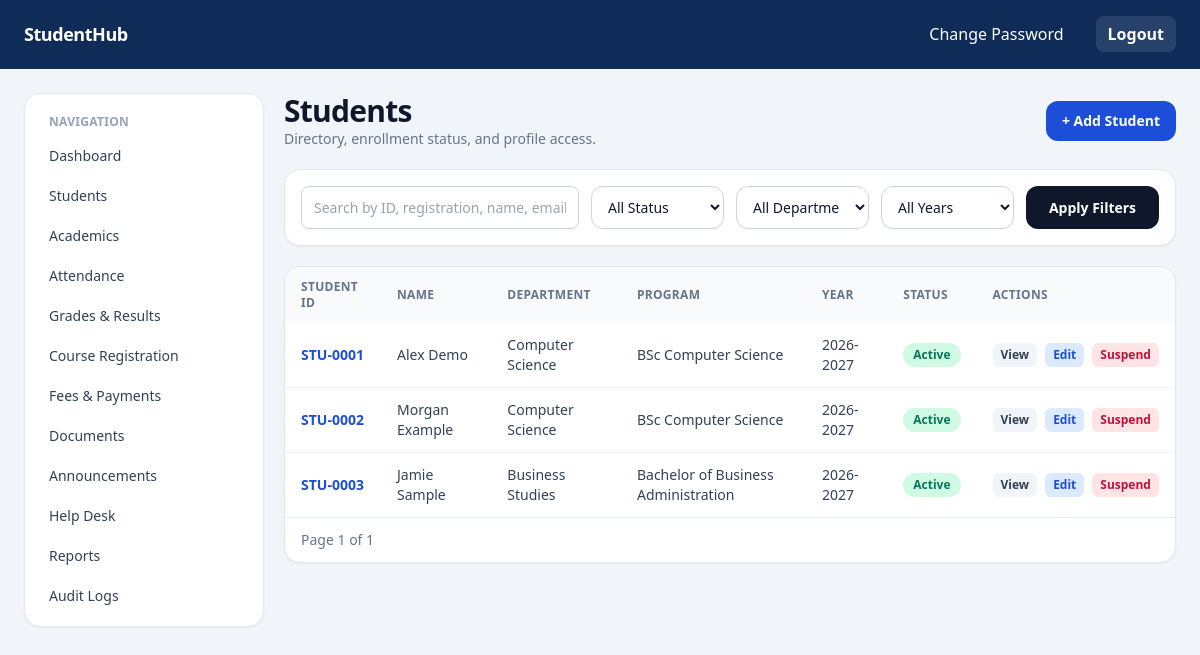
The page /students/ (signed in) on the database its author committed.
### students/models.py (models this page shows, shortened)
class Student(models.Model):
    class Gender(models.TextChoices):
        MALE = "male", "Male"
        FEMALE = "female", "Female"
        OTHER = "other", "Other"
    class Status(models.TextChoices):
        ACTIVE = "active", "Active"
        INACTIVE = "inactive", "Inactive"
        GRADUATED = "graduated", "Graduated"
        SUSPENDED = "suspended", "Suspended"
    user = models.OneToOneField(settings.AUTH_USER_MODEL, on_delete=models.CASCADE, related_name="student_profile")
    student_id = models.CharField(max_length=30, unique=True, db_index=True)
    first_name = models.CharField(max_length=100)
    middle_name = models.CharField(max_length=100, blank=True)
    last_name = models.CharField(max_length=100)
    date_of_birth = models.DateField(null=True, blank=True)
    gender = models.CharField(max_length=10, choices=Gender.choices, blank=True)
    nationality = models.CharField(max_length=100, blank=True)
    blood_group = models.CharField(max_length=5, blank=True)
    profile_photo = models.ImageField(
        upload_to=profile_photo_upload_to,
        blank=True,
        validators=[FileExtensionValidator(allowed_extensions=["jpg", "jpeg", "png", "webp"])],
    )
    registration_number = models.CharField(max_length=50, unique=True, db_index=True)
    department = models.ForeignKey("academics.Department", on_delete=models.PROTECT, null=True, blank=True, related_name="students")
    program = models.ForeignKey("academics.Program", on_delete=models.PROTECT, null=True, blank=True, related_name="students")
    academic_year = models.CharField(max_length=20, db_index=True)
    semester = models.CharField(max_length=20)
    enrollment_date = models.DateField(db_index=True)
    status = models.CharField(max_length=20, choices=Status.choices, default=Status.ACTIVE, db_index=True)
    created_at = models.DateTimeField(auto_now_add=True)
    updated_at = models.DateTimeField(auto_now=True)
    class Meta:
        indexes = [
            models.Index(fields=["last_name", "first_name"]),
            models.Index(fields=["department", "academic_year"], name="students_st_departm_906e53_idx"),
        ]

### academics/models.py (models this page shows, shortened)
class Department(models.Model):
    name = models.CharField(max_length=120, unique=True)
    code = models.CharField(max_length=20, unique=True)
    is_active = models.BooleanField(default=True)

class Program(models.Model):
    department = models.ForeignKey(Department, on_delete=models.PROTECT, related_name="programs")
    name = models.CharField(max_length=120)
    code = models.CharField(max_length=20, unique=True)
    duration_semesters = models.PositiveSmallIntegerField(default=8)
    is_active = models.BooleanField(default=True)
    class Meta:
        unique_together = ("department", "name")

### students/views.py (the view, shortened to what this page needs)
# urls.py: path("", views.student_list, name="list"),
@login_required
def student_list(request):
    if not _is_admin(request.user):
        return HttpResponseForbidden("Not allowed")
    qs = Student.objects.select_related("contact", "department", "program", "user").all()
    department_options = Department.objects.filter(is_active=True).order_by("name")
    q = request.GET.get("q", "").strip()
    status = request.GET.get("status", "").strip()
    department = request.GET.get("department", "").strip()
    academic_year = request.GET.get("academic_year", "").strip()
    if status:
        qs = qs.filter(status=status)
    if department:
        qs = qs.filter(department_id=department)
    if academic_year:
        qs = qs.filter(academic_year=academic_year)
    qs = qs.order_by("student_id")
    paginator = Paginator(qs, 15)
    page_obj = paginator.get_page(request.GET.get("page"))
    return render(
        request,
        "students/student_list.html",
        {
            "students": page_obj.object_list,
            "page_obj": page_obj,
            "department_options": department_options,
            "year_options": Student.objects.exclude(academic_year="").values_list("academic_year", flat=True).distinct().order_by("academic_year"),
        },
    )

### students/views.py (called while the page is built)
def _is_admin(user):
    return user.is_authenticated and (user.is_staff or user.role == "admin")

### templates/students/student_list.html (shortened to what this page needs)
{% extends 'base.html' %}
{% block content %}
<section class="space-y-5">
  <div class="flex flex-col gap-3 md:flex-row md:items-center md:justify-between">
    <div>
      <h1 class="text-3xl font-extrabold tracking-tight text-slate-900">Students</h1>
      <p class="text-sm text-slate-500">Directory, enrollment status, and profile access.</p>
    </div>
    <a href="/students/add/" class="inline-flex items-center justify-center rounded-xl bg-brand-700 px-4 py-2.5 text-sm font-bold text-white transition hover:bg-brand-900">+ Add Student</a>
  </div>
  <form class="grid gap-3 rounded-2xl border border-slate-200 bg-white p-4 shadow-sm md:grid-cols-6">
    <input class="md:col-span-2 w-full rounded-xl border border-slate-300 px-4 py-2.5 text-sm outline-none focus:border-brand-700 focus:ring-4 focus:ring-brand-100" name="q" value="{{ request.GET.q }}" placeholder="Search by ID, registration, name, email">
    <select class="w-full rounded-xl border border-slate-300 px-3 py-2.5 text-sm outline-none focus:border-brand-700 focus:ring-4 focus:ring-brand-100" name="status">
      <option value="">All Status</option>
    </select>
    <select class="w-full rounded-xl border border-slate-300 px-3 py-2.5 text-sm outline-none focus:border-brand-700 focus:ring-4 focus:ring-brand-100" name="department">
      <option value="">All Departments</option>
    </select>
    <select class="w-full rounded-xl border border-slate-300 px-3 py-2.5 text-sm outline-none focus:border-brand-700 focus:ring-4 focus:ring-brand-100" name="academic_year">
      <option value="">All Years</option>
    </select>
    <button class="rounded-xl bg-slate-900 px-4 py-2.5 text-sm font-bold text-white hover:bg-slate-700">Apply Filters</button>
  </form>
  <div class="overflow-hidden rounded-2xl border border-slate-200 bg-white shadow-sm">
    <div class="overflow-x-auto">
      <table class="min-w-full text-sm">
        <thead class="bg-slate-50 text-left text-xs uppercase tracking-wide text-slate-500">
          <tr>
            <th class="px-4 py-3">Student ID</th>
            <th class="px-4 py-3">Name</th>
            <th class="px-4 py-3">Department</th>
            <th class="px-4 py-3">Program</th>
            <th class="px-4 py-3">Year</th>
            <th class="px-4 py-3">Status</th>
            <th class="px-4 py-3">Actions</th>
          </tr>
        </thead>
        <tbody class="divide-y divide-slate-100">
          {% for s in students %}
          <tr class="transition hover:bg-slate-50/80">
            <td class="px-4 py-3 font-semibold"><a class="text-brand-700 hover:text-brand-900" href="/students/{{ s.id }}/">{{ s.student_id }}</a></td>
            <td class="px-4 py-3 text-slate-700">{{ s.first_name }} {{ s.last_name }}</td>
            <td class="px-4 py-3 text-slate-700">{{ s.department.name|default:"-" }}</td>
            <td class="px-4 py-3 text-slate-700">{{ s.program.name|default:"-" }}</td>
            <td class="px-4 py-3 text-slate-700">{{ s.academic_year }}</td>
            <td class="px-4 py-3">
              <span class="inline-flex rounded-full px-2.5 py-1 text-xs font-semibold {% if s.status == 'active' %}bg-emerald-100 text-emerald-700{% elif s.status == 'inactive' %}bg-amber-100 text-amber-700{% elif s.status == 'graduated' %}bg-blue-100 text-blue-700{% else %}bg-rose-100 text-rose-700{% endif %}">
                {{ s.get_status_display }}
              </span>
            </td>
            <td class="px-4 py-3">
              <div class="flex items-center gap-2">
                <a class="rounded-md bg-slate-100 px-2 py-1 text-xs font-semibold text-slate-700" href="/students/{{ s.id }}/">View</a>
                <a class="rounded-md bg-blue-100 px-2 py-1 text-xs font-semibold text-blue-700" href="/students/{{ s.id }}/edit/">Edit</a>
                {% if s.status != 'suspended' %}
                <a class="rounded-md bg-rose-100 px-2 py-1 text-xs font-semibold text-rose-700" href="/students/{{ s.id }}/status/suspended/">Suspend</a>
                {% endif %}
              </div>
            </td>
          </tr>
          {% empty %}
          <tr><td colspan="7" class="px-4 py-10 text-center text-slate-500">No students found for the selected filters.</td></tr>
          {% endfor %}
        </tbody>
      </table>
    </div>
    {% if page_obj %}
    <div class="flex items-center justify-between border-t border-slate-200 px-4 py-3 text-sm">
      <span class="text-slate-500">Page {{ page_obj.number }} of {{ page_obj.paginator.num_pages }}</span>
    </div>
    {% endif %}
  </div>
</section>
{% endblock %}

### templates/base.html (style rules this page uses)
form input[type="text"], form input[type="email"], form input[type="password"], form input[type="number"], form input[type="date"], form input[type="datetime-local"], form input[type="time"], form input[type="url"], form input[type="tel"], form input[type="search"], form input:not([type]), form select, form textarea { display: block; width: 100%; border-radius: 0.5rem; border: 1px solid rgb(203 213 225); background-color: white; padding: 0.5rem 0.75rem; font-size: 0.875rem; color: rgb(15 23 42); box-shadow: 0 1px 2px rgba(0,0,0,0.04); }

### rows shown on the page
Student: student_id "STU-0001", first_name "Alex", last_name "Demo", department.name "Computer Science", program.name "BSc Computer Science", academic_year "2026-2027", status "Active"
Student: student_id "STU-0002", first_name "Morgan", last_name "Example", department.name "Computer Science", program.name "BSc Computer Science", academic_year "2026-2027", status "Active"
Student: student_id "STU-0003", first_name "Jamie", last_name "Sample", department.name "Business Studies", program.name "Bachelor of Business Administration", academic_year "2026-2027", status "Active"

### other values the page prints
{{ label }} "Dashboard" "Students" "Academics" "Attendance" "Grades & Results" "Course Registration" "Fees & Payments" "Documents" "Announcements" "Help Desk" "Reports" "Audit Logs"
{{ page_obj.number }} "1"
{{ page_obj.paginator.num_pages }} "1"
